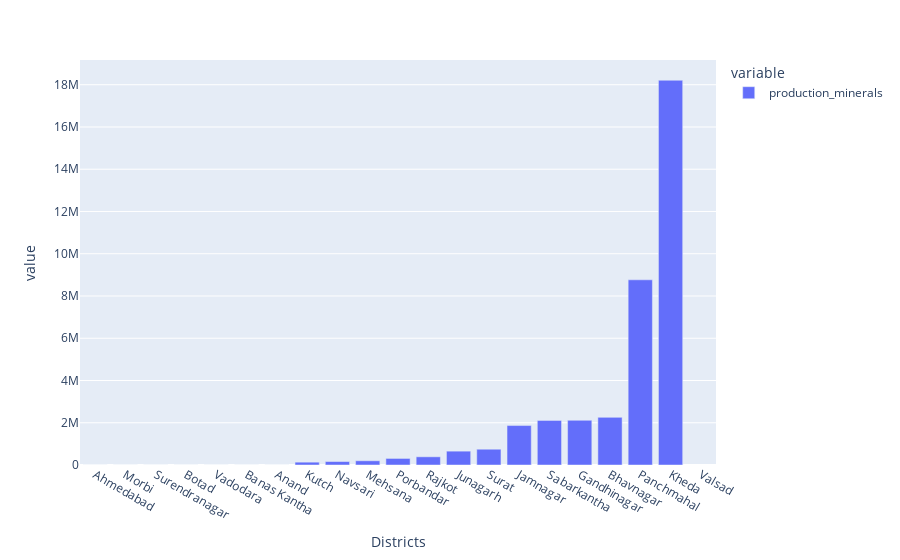

The cell this chart's notebook holds for it:
### Code cell
plt.figure(figsize=(30,3))
px.bar(df2[['production_minerals','Districts']].groupby(["Districts"]).mean().sort_values(by='production_minerals'))

### Figure 1 — Plotly figure (JSON) as saved in the notebook; plotly's stock layout.template omitted (floating-point values rounded to 4 significant figures)
{"data": [{"alignmentgroup": "True", "hovertemplate": "variable=production_minerals<br>Districts=%{x}<br>value=%{y}<extra></extra>", "legendgroup": "production_minerals", "marker": {"color": "#636efa", "pattern": {"shape": ""}}, "name": "production_minerals", "offsetgroup": "production_minerals", "orientation": "v", "showlegend": true, "textposition": "auto", "type": "bar", "x": ["Ahmedabad", "Morbi", "Surendranagar", "Botad", "Vadodara", "Banas Kantha", "Anand", "Kutch", "Navsari", "Mehsana", "Porbandar", "Rajkot", "Junagarh", "Surat", "Jamnagar", "Sabarkantha", "Gandhinagar", "Bhavnagar", "Panchmahal", "Kheda", "Valsad"], "xaxis": "x", "y": [0, 0, 0, 0, 0, 0, 0, 133936, 162851, 200009, 310863, 388249, 655430, 747027, 1866702, 2112284, 2115574, 2254345, 8766236, 18212079, null], "yaxis": "y"}], "layout": {"barmode": "relative", "legend": {"title": {"text": "variable"}, "tracegroupgap": 0}, "margin": {"t": 60}, "xaxis": {"anchor": "y", "domain": [0, 1], "title": {"text": "Districts"}}, "yaxis": {"anchor": "x", "domain": [0, 1], "title": {"text": "value"}}}}
